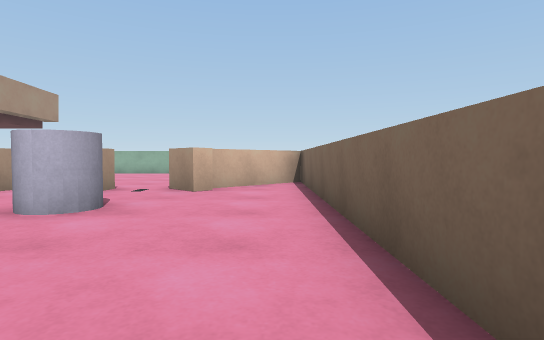
view 1 (above)

21 first-person views from a walk through a Unity game level. The camera is 0.66 m above the floor, tilts 2° down and sees 80° across. The floor is counted in squares, 1 m on a side. Each view is taken from the middle of a square. On the plan, view 1 faces up. The plan holds only what a view shows up to about 10 squares ahead; the rest is blank. The place goes on beyond the plan.

view 2
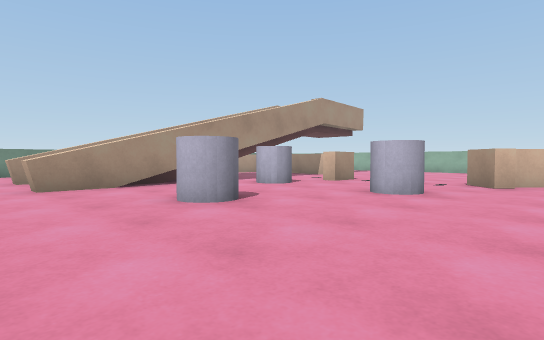

view 3
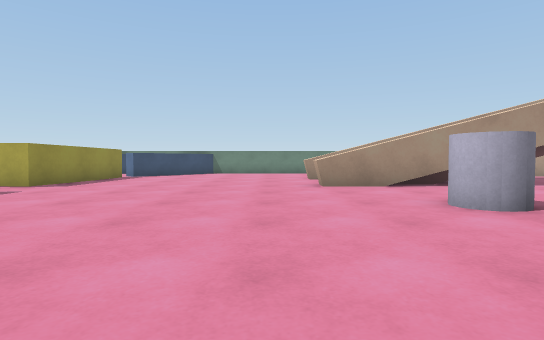

view 4
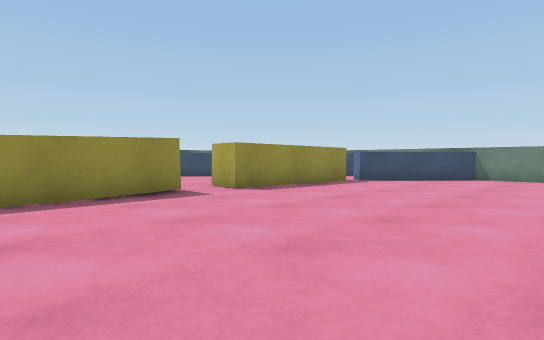

view 5
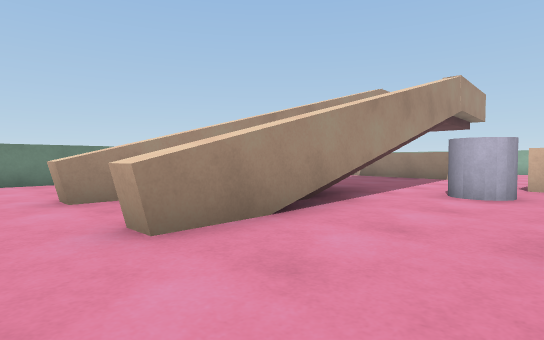

view 6
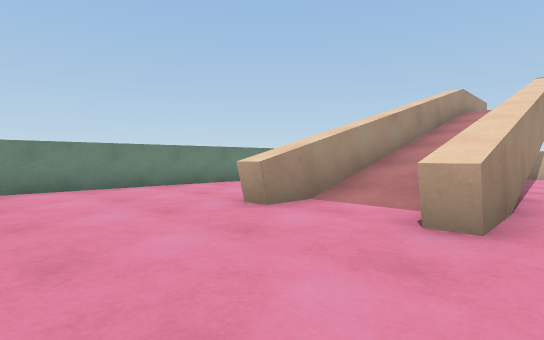

view 7
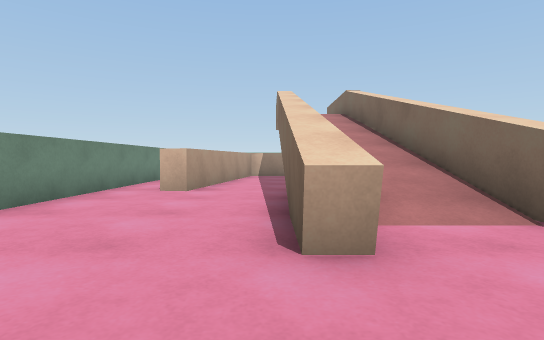

view 8
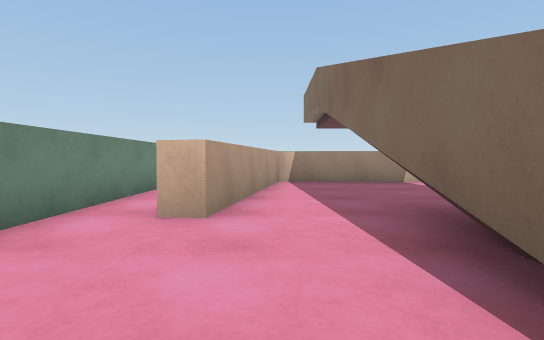

view 9
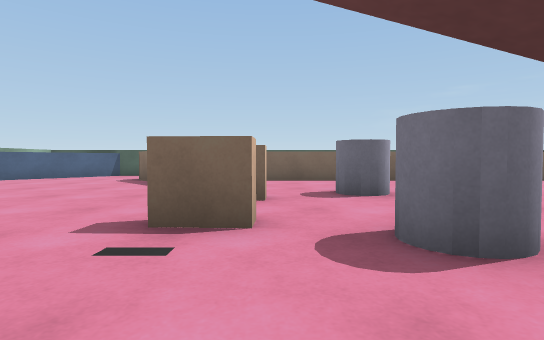

view 10
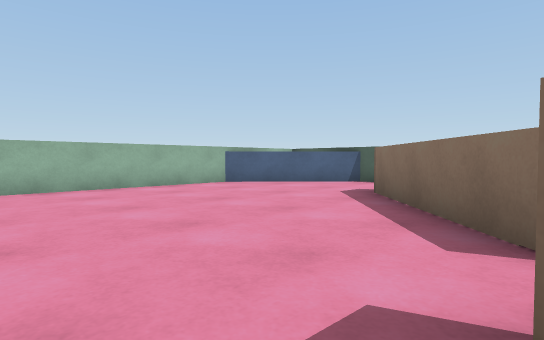

view 11
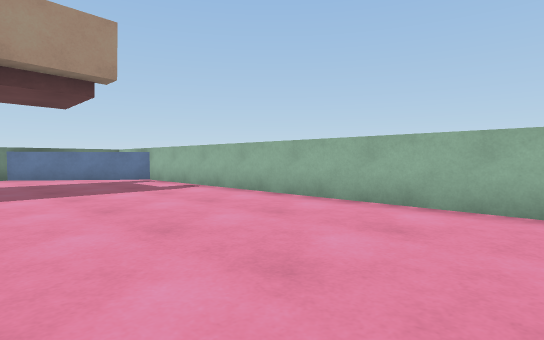

view 12
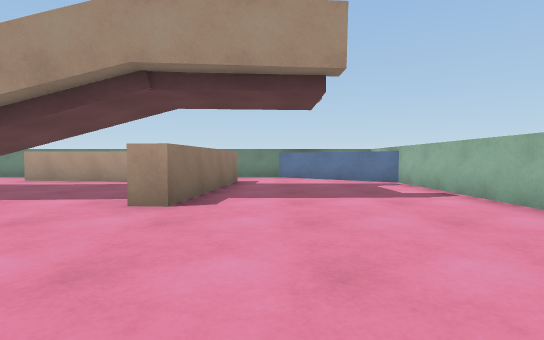

view 13
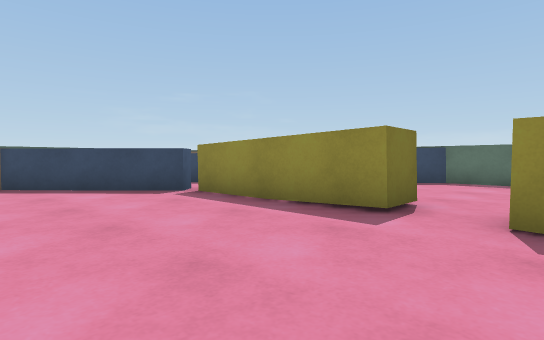

view 14
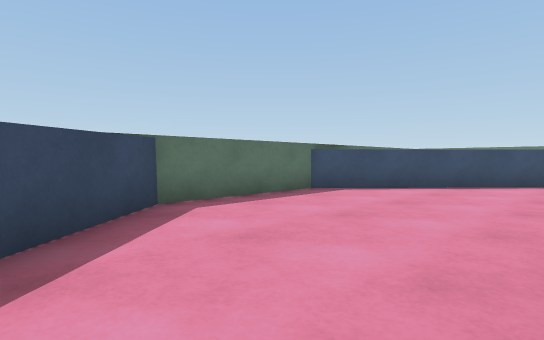

view 15
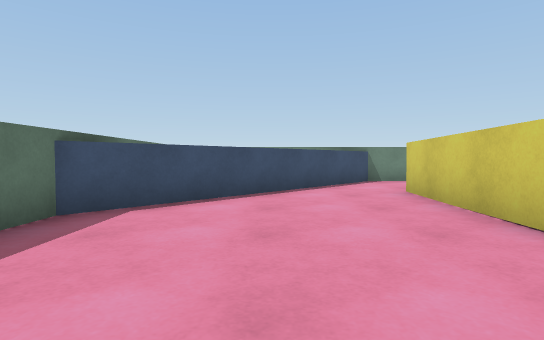

view 16
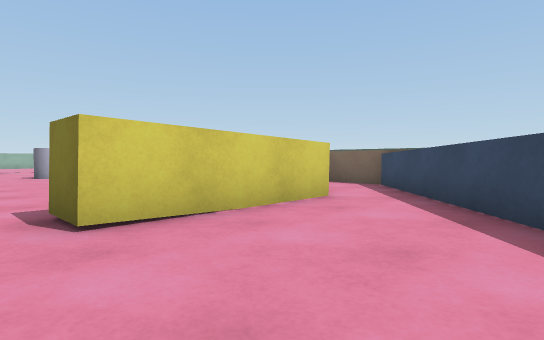

view 17
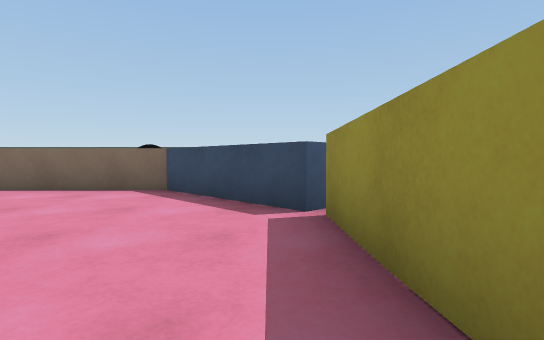

view 18
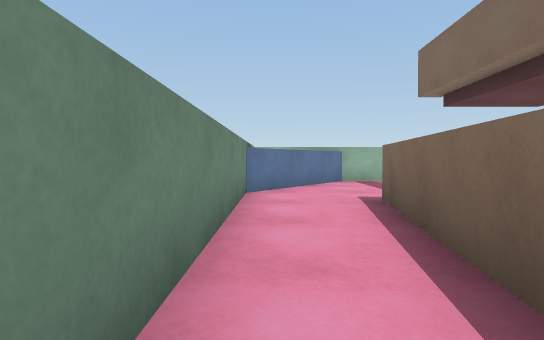

view 19
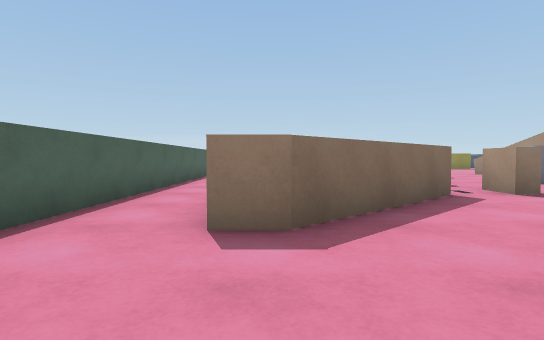

view 20
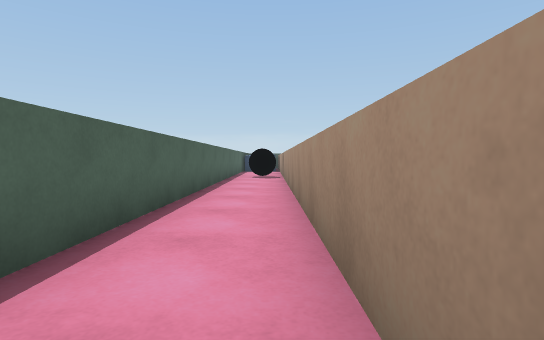

view 21
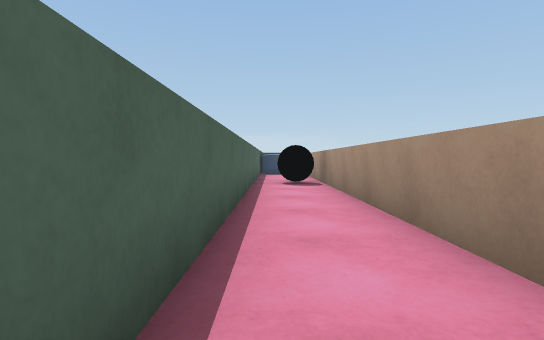

### Floor plan
Points are (right, up) in squares from view 1. A wall is a line through its corners. A room is listed if a view was taken in it or the views show most of it. See-through windows are left out.
Room 1 (views 1, 2, 3, 4, 5, 6, 7, 8, 9, 10, 11, 12, 13, 17, 18, 19, 20, 21)
walls: (-7.8, 4.2) (-7.7, -0.9) (-8.2, -0.9); (-8.2, 0.3) (-8.3, 5.6); (-10.3, 4.3) (-10.3, -0.9) (-10.8, -0.9) (-10.8, 4.1); (-2, 7.4) (0.8, 10) (1.6, 10); (-7.9, 9) (-11.8, 9.4) (-12.7, 3.6) (-13.4, 3.7); (-12.9, 6.3) (-12.3, 10) (-7.4, 9.6) (-7.5, 8.9); (0.8, 0.9) (0.8, 9.2) (-1.4, 7.2); (1.6, 7.6) (1.6, -4.9); (-14.5, 11.6) (-14.5, -4.6) (-11.8, -7); (3.5, 11.8) (0.6, 14.5); (-11.5, -7.3) (-7.5, -7.6) (-7.5, -8.7); (-6.2, -8.8) (-6.2, -7.7) (-2.2, -7.6) (0.8, -4.8) (0.8, -1.2); (3.5, -4.8) (3.5, 12.6); (1.6, 14.5) (-11.9, 14.5) (-14.5, 11.2)
ways out: opening at (-7, -8) to room 2
objects: white cylinder (-7, 4) to (-6, 5); block (-6, 6) to (-6, 7); white cylinder (-5, 1) to (-4, 1); block (-4, 6) to (-4, 7); white cylinder (-3, 4) to (-3, 5); block (-2, 7); black ball (2, -4) to (3, -4)
Room 2 (views 14, 15, 16)
walls: (-7.8, -8.6) (-11.6, -8.3); (-9.5, -13.5) (-5.1, -13.5) (-1, -9.8); (-2.2, -8.6) (-6.2, -8.8); (-1.6, -7.8) (-2, -7.4); (-14.5, -7) (-14.5, -8.2) (-8.7, -13.5)
ways out: opening at (-7, -8) to room 1; opening at (-1, -9) to room 3
Room 3 (no view inside)
walls: (-1, -9.8) (0.8, -8.1); (0.8, -8.8) (0.8, -6.5)
ways out: opening at (-1, -9) to room 2

Where each view was taken, in squares from view 1:
view 1: 0 up, 0 right, facing up
view 2: 2 down, 0 right, facing up-left
view 3: 2 down, 0 right, facing left
view 4: 2 down, 3 left, facing down-left
view 5: 2 down, 5 left, facing up-left
view 6: 4 down, 7 left, facing up-left
view 7: 3 down, 11 left, facing up
view 8: 0 up, 12 left, facing up
view 9: 6 up, 9 left, facing right
view 10: 7 up, 5 left, facing up-right
view 11: 10 up, 2 left, facing up-left
view 12: 11 up, 3 left, facing left
view 13: 4 down, 8 left, facing down-right
view 14: 9 down, 3 left, facing down-left
view 15: 11 down, 5 left, facing left
view 16: 12 down, 7 left, facing up-right
view 17: 7 down, 6 left, facing right
view 18: 5 up, 14 left, facing up
view 19: 13 up, 1 right, facing down
view 20: 8 up, 2 right, facing down
view 21: 5 up, 3 right, facing down
